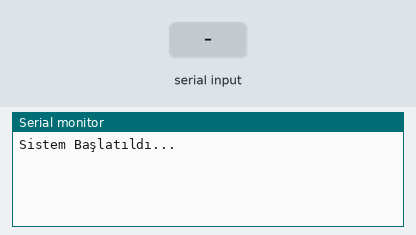
This sketch was run on a simulated Arduino Uno, built with avr-gcc and run on an emulated ATmega328P. On the bench: the last lines printed to the serial monitor. The inputs (shaded band) are chosen by the test bench.

Above: at 1.2 s.
1.3 s: "r" received over Serial
At 2.5 s:
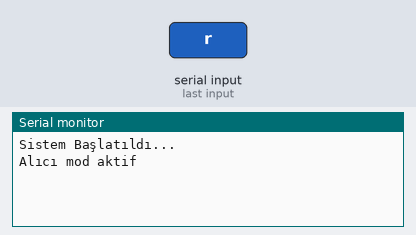
2.8 s: "t" received over Serial
At 3.8 s:
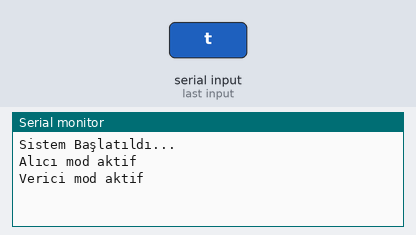

The sketch:

ESP8266-Arduino-433MHz.ino
```cpp
#include <RCSwitch.h>

RCSwitch mySwitch = RCSwitch();
bool receiverMode = true;
bool sendRequested = false;

// Kart modeline göre pin atamaları
#ifdef ESP8266
  #define RF_RECEIVER_PIN 5  // ESP8266 için uygun pin (D1 - GPIO5)
  #define RF_TRANSMITTER_PIN 4  // ESP8266 için uygun pin (D2 - GPIO4)
#else
  #define RF_RECEIVER_PIN 2  // Arduino için 2. pin (Interrupt 0)
  #define RF_TRANSMITTER_PIN 10  // Arduino için 10. pin
#endif

void setup() {
  Serial.begin(9600);

  mySwitch.enableReceive(RF_RECEIVER_PIN);
  mySwitch.enableTransmit(RF_TRANSMITTER_PIN);

  Serial.println("Sistem Başlatıldı...");
}

void loop() {
  if (Serial.available() > 0) {
    char command = Serial.read();
    if (command == 'r') {
      receiverMode = true;
      Serial.println("Alıcı mod aktif");
    } else if (command == 't') {
      receiverMode = false;
      sendRequested = true;
      Serial.println("Verici mod aktif");
    }
  }

  if (receiverMode) {
    receiveModeFunction();
  } else {
    if (sendRequested) {
      transmitModeFunction();
      sendRequested = false;
    }
  }
}

void receiveModeFunction() {
  if (mySwitch.available()) {
    Serial.print("Gelen RF Kodu: ");
    Serial.println(mySwitch.getReceivedValue());
    mySwitch.resetAvailable();
  }
}

void transmitModeFunction() {
  /* RC Switch Kütüphanesinin Örnek Gönderimleri */
   /* See Example: TypeA_WithDIPSwitches */
  mySwitch.switchOn("11111", "00010");
  delay(1000);
  mySwitch.switchOff("11111", "00010");
  delay(1000);

  /* Same switch as above, but using decimal code */
  mySwitch.send(5393, 24);
  delay(1000);
  mySwitch.send(5396, 24);
  delay(1000);

  /* Same switch as above, but using binary code */
  mySwitch.send("000000000001010100010001");
  delay(1000);
  mySwitch.send("000000000001010100010100");
  delay(1000);

  /* Same switch as above, but tri-state code */
  mySwitch.sendTriState("00000FFF0F0F");
  delay(1000);
  mySwitch.sendTriState("00000FFF0FF0");
  delay(1000);

  delay(20000);
  Serial.println("RF Kodu Gönderildi");
}
```

output.ino
```cpp
static const char* bin2tristate(const char* bin);
static char * dec2binWzerofill(unsigned long Dec, unsigned int bitLength);

void output(unsigned long decimal, unsigned int length, unsigned int delay, unsigned int* raw, unsigned int protocol) {

  const char* b = dec2binWzerofill(decimal, length);
  Serial.print("Decimal: ");
  Serial.print(decimal);
  Serial.print(" (");
  Serial.print( length );
  Serial.print("Bit) Binary: ");
  Serial.print( b );
  Serial.print(" Tri-State: ");
  Serial.print( bin2tristate( b) );
  Serial.print(" PulseLength: ");
  Serial.print(delay);
  Serial.print(" microseconds");
  Serial.print(" Protocol: ");
  Serial.println(protocol);

  Serial.print("Raw data: ");
  for (unsigned int i=0; i<= length*2; i++) {
    Serial.print(raw[i]);
    Serial.print(",");
  }
  Serial.println();
  Serial.println();
}

static const char* bin2tristate(const char* bin) {
  static char returnValue[50];
  int pos = 0;
  int pos2 = 0;
  while (bin[pos]!='\0' && bin[pos+1]!='\0') {
    if (bin[pos]=='0' && bin[pos+1]=='0') {
      returnValue[pos2] = '0';
    } else if (bin[pos]=='1' && bin[pos+1]=='1') {
      returnValue[pos2] = '1';
    } else if (bin[pos]=='0' && bin[pos+1]=='1') {
      returnValue[pos2] = 'F';
    } else {
      return "not applicable";
    }
    pos = pos+2;
    pos2++;
  }
  returnValue[pos2] = '\0';
  return returnValue;
}

static char * dec2binWzerofill(unsigned long Dec, unsigned int bitLength) {
  static char bin[64];
  unsigned int i=0;

  while (Dec > 0) {
    bin[32+i++] = ((Dec & 1) > 0) ? '1' : '0';
    Dec = Dec >> 1;
  }

  for (unsigned int j = 0; j< bitLength; j++) {
    if (j >= bitLength - i) {
      bin[j] = bin[ 31 + i - (j - (bitLength - i)) ];
    } else {
      bin[j] = '0';
    }
  }
  bin[bitLength] = '\0';

  return bin;
}
```

Measured:
- after the input at 1.3 s, the serial monitor: prints a new line at once (image 1)
- after the input at 2.8 s, the serial monitor: prints a new line at once (image 2)
